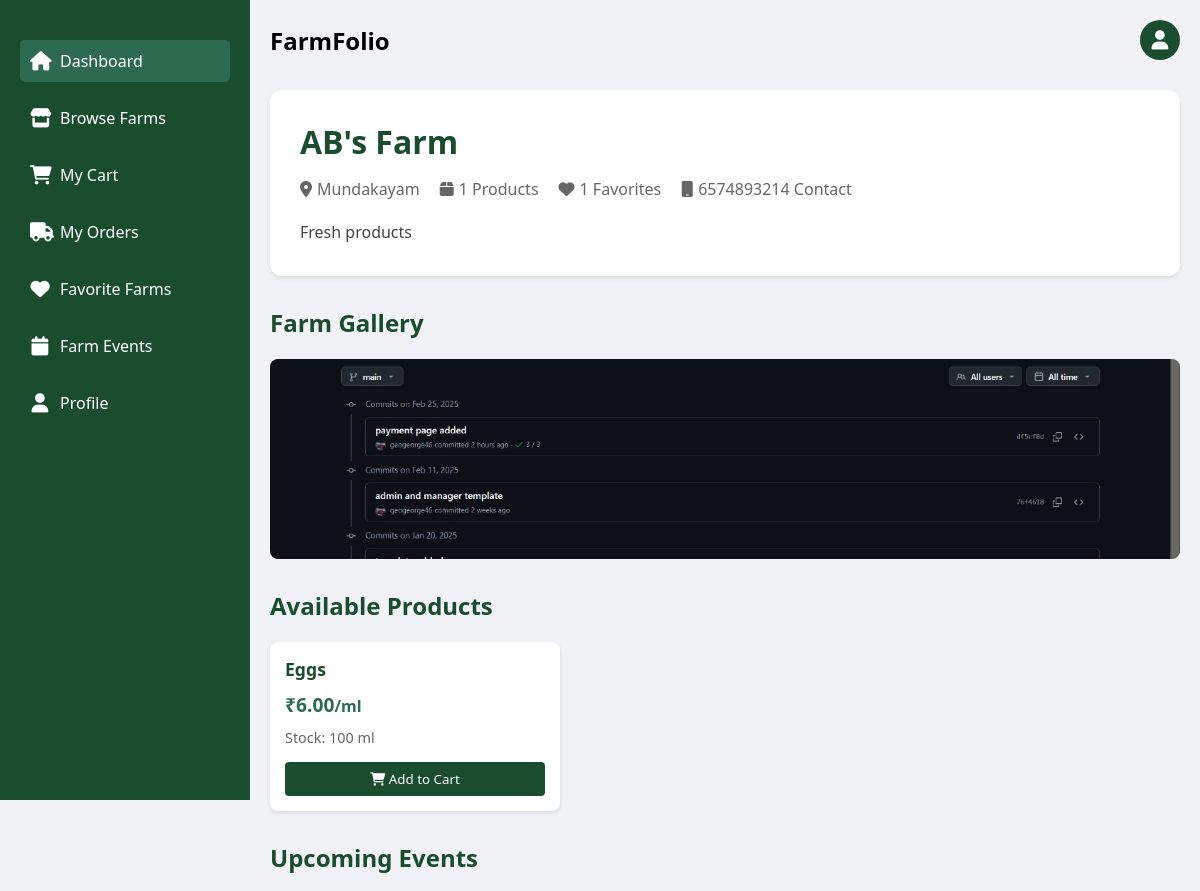
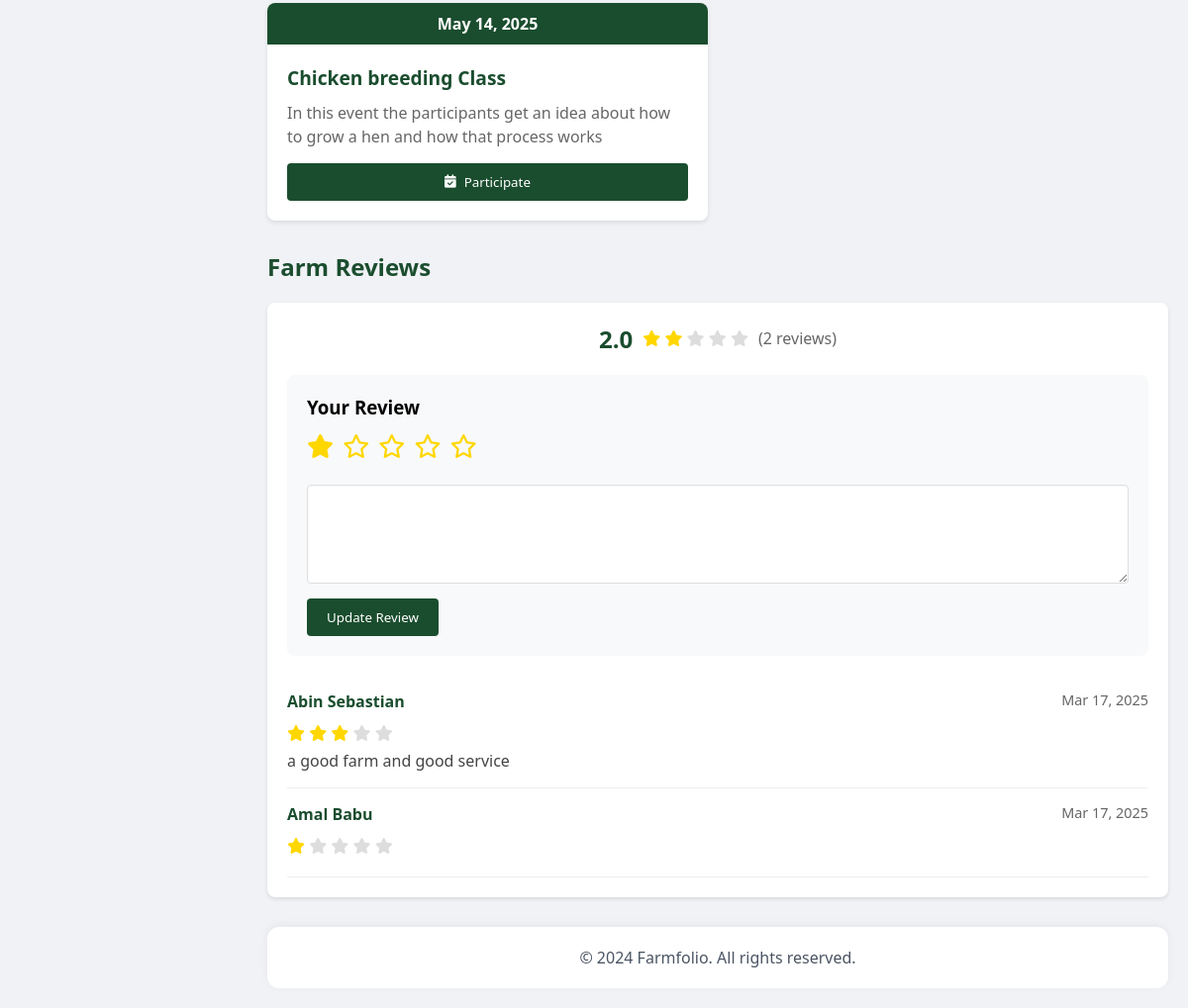
/user/farm_details.php?id=8 (signed in), run on the app's committed database (2 pictures, top to bottom).
### tables this page shows
CREATE TABLE `tbl_farms` (
  `farm_id` int(11) NOT NULL,
  `user_id` int(11) NOT NULL,
  `farm_name` varchar(255) NOT NULL,
  `location` varchar(255) NOT NULL,
  `description` text DEFAULT NULL,
  `created_at` timestamp NOT NULL DEFAULT current_timestamp(),
  `status` enum('pending','active','rejected') NOT NULL DEFAULT 'pending'
);

CREATE TABLE `tbl_signup` (
  `userid` int(11) NOT NULL,
  `username` varchar(50) NOT NULL,
  `mobile` varchar(15) NOT NULL,
  `email` varchar(100) NOT NULL,
  `house` varchar(255) NOT NULL,
  `state` varchar(100) NOT NULL,
  `district` varchar(100) NOT NULL,
  `pin` char(6) NOT NULL,
  `password` varchar(255) NOT NULL,
  `signup_time` datetime DEFAULT current_timestamp()
);

CREATE TABLE `tbl_farm_image` (
  `image_id` int(11) NOT NULL,
  `farm_id` int(11) DEFAULT NULL,
  `path` varchar(255) NOT NULL
);

CREATE TABLE `tbl_products` (
  `product_id` int(11) NOT NULL,
  `farm_id` int(11) NOT NULL,
  `product_name` varchar(255) NOT NULL,
  `price` decimal(10,2) NOT NULL,
  `stock` int(11) NOT NULL,
  `description` text DEFAULT NULL,
  `created_at` timestamp NOT NULL DEFAULT current_timestamp(),
  `category_id` int(11) NOT NULL,
  `unit` enum('kg','g','l','ml') NOT NULL,
  `status` enum('0','1') NOT NULL DEFAULT '0'
);

CREATE TABLE `tbl_events` (
  `event_id` int(11) NOT NULL,
  `farm_id` int(11) NOT NULL,
  `event_name` varchar(255) NOT NULL,
  `event_date` date NOT NULL,
  `event_description` text DEFAULT NULL,
  `created_at` timestamp NOT NULL DEFAULT current_timestamp(),
  `updated_at` timestamp NOT NULL DEFAULT current_timestamp() ON UPDATE current_timestamp(),
  `status` enum('0','1') NOT NULL DEFAULT '1'
);

CREATE TABLE `tbl_reviews` (
  `review_id` int(11) NOT NULL,
  `farm_id` int(11) DEFAULT NULL,
  `user_id` int(11) DEFAULT NULL,
  `rating` int(11) NOT NULL,
  `comment` text DEFAULT NULL,
  `created_at` timestamp NOT NULL DEFAULT current_timestamp()
);

### user/farm_details.php (the view, shortened to what this page needs)
<?php
include '../databse/connect.php';
$farm_id = isset($_GET['id']) ? (int)$_GET['id'] : 0;
$farm_query = "SELECT f.*,
                      COUNT(DISTINCT CASE WHEN p.status = 1 THEN p.product_id END) AS product_count,
                      p.unit,
                      COUNT(DISTINCT fav.favorite_id) AS favorite_count,
                      r.mobile
               FROM tbl_farms f
               LEFT JOIN tbl_products p ON f.farm_id = p.farm_id
               LEFT JOIN tbl_favorites fav ON f.farm_id = fav.farm_id
               LEFT JOIN tbl_signup r ON f.user_id = r.userid
               WHERE f.farm_id = $farm_id
               GROUP BY f.farm_id";
$farm_result = mysqli_query($conn, $farm_query);
$farm = mysqli_fetch_assoc($farm_result);
$images_query = "SELECT * FROM tbl_farm_image WHERE farm_id = $farm_id";
$images_result = mysqli_query($conn, $images_query);
$products_query = "SELECT * FROM tbl_products WHERE farm_id = $farm_id AND status = '0'";
$products_result = mysqli_query($conn, $products_query);
$events_query = "SELECT * FROM tbl_events
                WHERE farm_id = $farm_id
                AND status = '1'
                AND event_date >= CURDATE()
                ORDER BY event_date ASC";
$events_result = mysqli_query($conn, $events_query);
function isUserRegistered($conn, $event_id, $user_id) {
    $query = "SELECT * FROM tbl_participants
              WHERE event_id = ? AND user_id = ?";
    $stmt = $conn->prepare($query);
    $stmt->bind_param("ii", $event_id, $user_id);
    $stmt->execute();
    $result = $stmt->get_result();
    return $result->num_rows > 0;
}
?>
<!DOCTYPE html>
<html lang="en">
<head>
    <link rel="stylesheet" href="https://cdnjs.cloudflare.com/ajax/libs/font-awesome/6.0.0/css/all.min.css">
</head>
<body>
    <div class="sidebar" id="sidebar">
        <ul class="sidebar-menu">
            <li><a href="userindex.php" class="active" ><i class="fas fa-home"></i><span>Dashboard</span></a></li>
            <li><a href="browse.php" ><i class="fas fa-store"></i><span>Browse Farms</span></a></li>
            <li><a href="cart.php" ><i class="fas fa-shopping-cart"></i><span>My Cart</span></a></li>
            <li><a href="orders.php" ><i class="fas fa-truck"></i><span>My Orders</span></a></li>
            <li><a href="favorite.php" ><i class="fas fa-heart"></i><span>Favorite Farms</span></a></li>
            <li><a href="events.php" ><i class="fas fa-calendar"></i><span>Farm Events</span></a></li>
            <li><a href="profile.php" ><i class="fas fa-user"></i><span>Profile</span></a></li>
        </ul>
    </div>
    <div class="main-content" id="main-content">
        <div class="container">
            <div class="user-section">
                <div class="profile-menu-container">
                    <div class="pro">
                        <div class="head">
                            <h2>FarmFolio</h2>
                        </div>
                        <div class="profile-icon" id="profileIcon">
                            <i class="fas fa-user"></i>
                        </div>
                    </div>
                </div>
            </div>
            <div class="farm-header">
                <h1><?php echo htmlspecialchars($farm['farm_name']); ?></h1>
                <div class="farm-meta">
                    <span><i class="fas fa-map-marker-alt"></i> <?php echo htmlspecialchars($farm['location']); ?></span>
                    <span><i class="fas fa-box"></i> <?php echo $farm['product_count']; ?> Products</span>
                    <span><i class="fas fa-heart"></i> <?php echo $farm['favorite_count']; ?> Favorites</span>
                    <span><i class="fas fa-mobile"></i> <?php echo $farm['mobile']; ?> Contact</span>
                </div>
                <p class="farm-description"><?php echo htmlspecialchars($farm['description']); ?></p>
            </div>
            <?php if(mysqli_num_rows($images_result) > 0): ?>
            <h2 class="section-title">Farm Gallery</h2>
            <div class="farm-images">
    <?php while($image = mysqli_fetch_assoc($images_result)): ?>
        <div class="farm-image">
            <img src="../<?php echo htmlspecialchars($image['path']); ?>"
                 alt="<?php echo htmlspecialchars($farm['farm_name']); ?>"
                 onclick="openModal('../<?php echo htmlspecialchars($image['path']); ?>')">
        </div>
    <?php endwhile; ?>
</div>
            <?php endif; ?>
            <h2 class="section-title">Available Products</h2>
            <?php if (mysqli_num_rows($products_result) > 0): ?>
    <div class="products-grid">
        <?php
        while ($product = mysqli_fetch_assoc($products_result)):
            if ($product['status'] == 0): ?>
                <div class="product-card">
                    <div class="product-details">
                        <h3 class="product-name"><?php echo htmlspecialchars($product['product_name']); ?></h3>
                        <div class="product-price">₹<?php echo number_format($product['price'], 2); ?><small>/<?php echo $product['unit'];?></small></div>
                        <div class="product-stock">
                            Stock: <?php echo $product['stock']; ?> <?php echo $product['unit']; ?>
                        </div>
                        <button class="add-to-cart" onclick="addToCart(<?php echo $product['product_id']; ?>)">
                            <i class="fas fa-shopping-cart"></i> Add to Cart
                        </button>
                    </div>
                </div>
            <?php endif; ?>
        <?php endwhile; ?>
    </div>
<?php endif; ?>
<h2 class="section-title">Upcoming Events</h2>
<?php if (mysqli_num_rows($events_result) > 0): ?>
    <div class="events-grid">
        <?php while($event = mysqli_fetch_assoc($events_result)):
            $is_registered = isUserRegistered($conn, $event['event_id'], $_SESSION['userid']);
        ?>
            <div class="event-card">
                <div class="event-date-badge">
                    <?php echo date('M d, Y', strtotime($event['event_date'])); ?>
                </div>
                <div class="event-details">
                    <h3 class="event-name"><?php echo htmlspecialchars($event['event_name']); ?></h3>
                    <p class="event-description"><?php echo htmlspecialchars($event['event_description']); ?></p>
                    <?php if(!$is_registered): ?>
                        <button class="participate-btn"
                                onclick="participateInEvent(<?php echo $event['event_id']; ?>)">
                            <i class="fas fa-calendar-check"></i> Participate
                        </button>
                    <?php else: ?>
                        <button class="registered-btn" disabled>
                            <i class="fas fa-check"></i> Registered
                        </button>
                    <?php endif; ?>
                </div>
            </div>
        <?php endwhile; ?>
    </div>
<?php endif; ?>
<h2 class="section-title">Farm Reviews</h2>
<div class="reviews-section">
    <?php
    $avg_query = "SELECT AVG(rating) as avg_rating, COUNT(*) as total_reviews
                  FROM tbl_reviews WHERE farm_id = ?";
    $stmt = $conn->prepare($avg_query);
    $stmt->bind_param("i", $farm_id);
    $stmt->execute();
    $avg_result = $stmt->get_result()->fetch_assoc();
    $average_rating = number_format($avg_result['avg_rating'] ?? 0, 1);
    $total_reviews = $avg_result['total_reviews'] ?? 0;
    $user_review_query = "SELECT * FROM tbl_reviews
                         WHERE farm_id = ? AND user_id = ?";
    $stmt = $conn->prepare($user_review_query);
    $stmt->bind_param("ii", $farm_id, $_SESSION['userid']);
    $stmt->execute();
    $user_review = $stmt->get_result()->fetch_assoc();
    ?>
    <div class="rating-summary">
        <div class="average-rating">
            <span class="rating-number"><?php echo $average_rating; ?></span>
            <div class="stars">
                <?php for($i = 1; $i <= 5; $i++): ?>
                    <i class="fas fa-star" style="color: <?php echo $i <= $average_rating ? '#ffd700' : '#ddd'; ?>"></i>
                <?php endfor; ?>
            </div>
            <span class="total-reviews">(<?php echo $total_reviews; ?> reviews)</span>
        </div>
    </div>
    <?php if ($user_review): ?>
        <div class="review-form">
            <h3>Your Review</h3>
            <div class="star-rating" id="starRating">
                <?php for($i = 1; $i <= 5; $i++): ?>
                    <i class="<?php echo $i <= $user_review['rating'] ? 'fas' : 'far'; ?> fa-star"
                       data-rating="<?php echo $i; ?>"></i>
                <?php endfor; ?>
            </div>
            <textarea id="reviewComment" class="review-input"><?php echo htmlspecialchars($user_review['comment']); ?></textarea>
            <button onclick="submitReview()" class="submit-review">Update Review</button>
        </div>
    <?php endif; ?>
    <div class="reviews-list">
        <?php
        $reviews_query = "SELECT r.*, u.username
                         FROM tbl_reviews r
                         JOIN tbl_signup u ON r.user_id = u.userid
                         WHERE r.farm_id = ?
                         ORDER BY r.created_at DESC";
        $stmt = $conn->prepare($reviews_query);
        $stmt->bind_param("i", $farm_id);
        $stmt->execute();
        $reviews = $stmt->get_result();
        if($reviews->num_rows > 0):
            while($review = $reviews->fetch_assoc()):
        ?>
            <div class="review-card">
                <div class="review-header">
                    <span class="reviewer-name"><?php echo htmlspecialchars($review['username']); ?></span>
                    <span class="review-date"><?php echo date('M d, Y', strtotime($review['created_at'])); ?></span>
                </div>
                <div class="review-stars">
                    <?php for($i = 1; $i <= 5; $i++): ?>
                        <i class="fas fa-star" style="color: <?php echo $i <= $review['rating'] ? '#ffd700' : '#ddd'; ?>"></i>
                    <?php endfor; ?>
                </div>
                <p class="review-comment"><?php echo htmlspecialchars($review['comment']); ?></p>
            </div>
        <?php
            endwhile;
        else:
        ?>
            <div class="no-reviews">
                <p>No reviews yet. Be the first to review this farm!</p>
            </div>
        <?php endif; ?>
    </div>
</div>
            <div class="footer">
                <p>&copy; 2024 Farmfolio. All rights reserved.</p>
            </div>
        </div>
    </div>
</body>
</html>

### data on the page
tbl_farms: farm_name "AB's Farm", location "Mundakayam", user.mobile "6574893214", description "Fresh products"
tbl_farm_image: path (picture)
tbl_products: product_name "Eggs", price "6.00", unit "ml", stock "100"
tbl_events: event_date "May 14, 2025", event_name "Chicken breeding Class", event_description "In this event the participants get an idea about how to grow a hen and how that process works"
tbl_reviews: user.username "Abin Sebastian", created_at "Mar 17, 2025", rating 3 (drawn), comment "a good farm and good service"
tbl_reviews: rating 1 (drawn), user.username "Amal Babu", created_at "Mar 17, 2025"

### other printed values
$farm['product_count'] "1"
$farm['favorite_count'] "1"
$average_rating "2.0"
$total_reviews "2"
